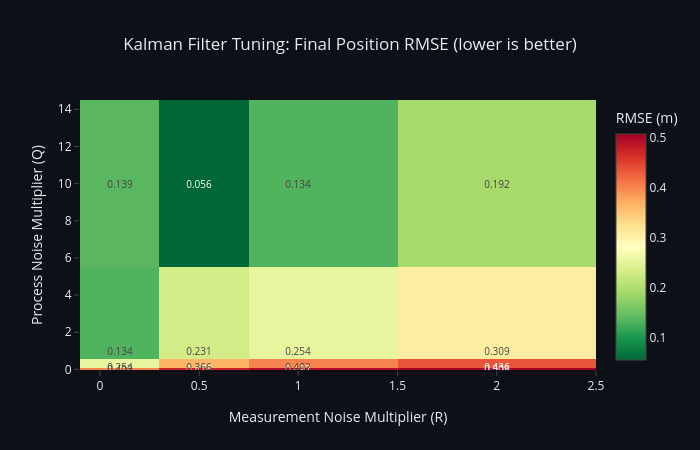

Source (notebook cell):
### Markdown cell above
## Parameter Tuning: Interactive Exploration

The Kalman filter's performance is highly sensitive to the noise covariances **Q** and **R**. Let's explore how they affect tracking quality.

### Code cell
# Parameter tuning: Grid search over Q and R values
q_values = [0.01, 0.1, 1.0, 10.0]
R_multiplier = [0.1, 0.5, 1.0, 2.0]

results = np.zeros((len(q_values), len(R_multiplier)))

for i, q_test in enumerate(q_values):
    for j, r_mult in enumerate(R_multiplier):
        # Adjust process and measurement noise
        Q_test = q_test * Q / 0.1  # Normalize relative to default
        R_test = R * r_mult
        
        # Run filter
        x_tune = np.array([0.0, 0.0, 0.0, 0.0])
        P_tune = np.eye(4) * 10.0
        
        for z in measurements:
            pred = kf_predict(x_tune, P_tune, F, Q_test)
            x_pred, P_pred = pred.x, pred.P
            upd = kf_update(x_pred, P_pred, z, H, R_test)
            x_tune, P_tune = upd.x, upd.P
        
        # Compute RMSE
        pos_error = np.sqrt((np.array([x_tune[0], x_tune[2]]) - 
                             np.array([true_states[-1, 0], true_states[-1, 2]]))**2)
        results[i, j] = np.mean(pos_error)

# Create heatmap with Plotly
hover_text = []
for i in range(len(q_values)):
    row = []
    for j in range(len(R_multiplier)):
        row.append(f"Q mult: {q_values[i]}<br>R mult: {R_multiplier[j]}<br>RMSE: {results[i, j]:.4f}m")
    hover_text.append(row)

fig = go.Figure(data=go.Heatmap(
    z=results,
    x=[f'{r:.1f}' for r in R_multiplier],
    y=[f'{q:.2f}' for q in q_values],
    colorscale='RdYlGn_r',
    text=np.round(results, 3),
    texttemplate='%{text:.3f}',
    textfont={"size": 10},
    hovertemplate='%{customdata}<extra></extra>',
    customdata=hover_text,
    colorbar=dict(title='RMSE (m)')
))

fig.update_layout(
    template=dark_template,
    title='Kalman Filter Tuning: Final Position RMSE (lower is better)',
    xaxis_title='Measurement Noise Multiplier (R)',
    yaxis_title='Process Noise Multiplier (Q)',
    height=450,
    width=700
)

fig.show()

print("\n=== TUNING GUIDANCE ===")
best_idx = np.unravel_index(np.argmin(results), results.shape)
print(f"Best Q multiplier: {q_values[best_idx[0]]}")
print(f"Best R multiplier: {R_multiplier[best_idx[1]]}")
print(f"Minimum RMSE: {results[best_idx]:.4f} m")
print(f"\nTuning Rule: Balance Q (trust model) vs R (trust sensors)")
print(f"Too high Q → filter ignores model → sluggish")
print(f"Too low Q → filter trusts model too much → diverges")

### Figure 1 — Plotly figure (JSON) as saved in the notebook; plotly's stock layout.template omitted (floating-point values rounded to 4 significant figures)
{"data": [{"colorbar": {"title": {"text": "RMSE (m)"}}, "colorscale": [[0, "rgb(0,104,55)"], [0.1, "rgb(26,152,80)"], [0.2, "rgb(102,189,99)"], [0.3, "rgb(166,217,106)"], [0.4, "rgb(217,239,139)"], [0.5, "rgb(255,255,191)"], [0.6, "rgb(254,224,139)"], [0.7, "rgb(253,174,97)"], [0.8, "rgb(244,109,67)"], [0.9, "rgb(215,48,39)"], [1, "rgb(165,0,38)"]], "customdata": [["Q mult: 0.01<br>R mult: 0.1<br>RMSE: 0.4017m", "Q mult: 0.01<br>R mult: 0.5<br>RMSE: 0.4762m", "Q mult: 0.01<br>R mult: 1.0<br>RMSE: 0.4972m", "Q mult: 0.01<br>R mult: 2.0<br>RMSE: 0.5081m"], ["Q mult: 0.1<br>R mult: 0.1<br>RMSE: 0.2543m", "Q mult: 0.1<br>R mult: 0.5<br>RMSE: 0.3658m", "Q mult: 0.1<br>R mult: 1.0<br>RMSE: 0.4017m", "Q mult: 0.1<br>R mult: 2.0<br>RMSE: 0.4357m"], ["Q mult: 1.0<br>R mult: 0.1<br>RMSE: 0.1337m", "Q mult: 1.0<br>R mult: 0.5<br>RMSE: 0.2311m", "Q mult: 1.0<br>R mult: 1.0<br>RMSE: 0.2543m", "Q mult: 1.0<br>R mult: 2.0<br>RMSE: 0.3087m"], ["Q mult: 10.0<br>R mult: 0.1<br>RMSE: 0.1391m", "Q mult: 10.0<br>R mult: 0.5<br>RMSE: 0.0557m", "Q mult: 10.0<br>R mult: 1.0<br>RMSE: 0.1337m", "Q mult: 10.0<br>R mult: 2.0<br>RMSE: 0.1924m"]], "hovertemplate": "%{customdata}<extra></extra>", "text": [[0.402, 0.476, 0.497, 0.508], [0.254, 0.366, 0.402, 0.436], [0.134, 0.231, 0.254, 0.309], [0.139, 0.056, 0.134, 0.192]], "textfont": {"size": 10}, "texttemplate": "%{text:.3f}", "type": "heatmap", "x": ["0.1", "0.5", "1.0", "2.0"], "y": ["0.01", "0.10", "1.00", "10.00"], "z": [[0.4017, 0.4762, 0.4972, 0.5081], [0.2543, 0.3658, 0.4017, 0.4357], [0.1337, 0.2311, 0.2543, 0.3087], [0.1391, 0.05572, 0.1337, 0.1924]]}], "layout": {"height": 450, "title": {"text": "Kalman Filter Tuning: Final Position RMSE (lower is better)"}, "width": 700, "xaxis": {"title": {"text": "Measurement Noise Multiplier (R)"}}, "yaxis": {"title": {"text": "Process Noise Multiplier (Q)"}}}}
